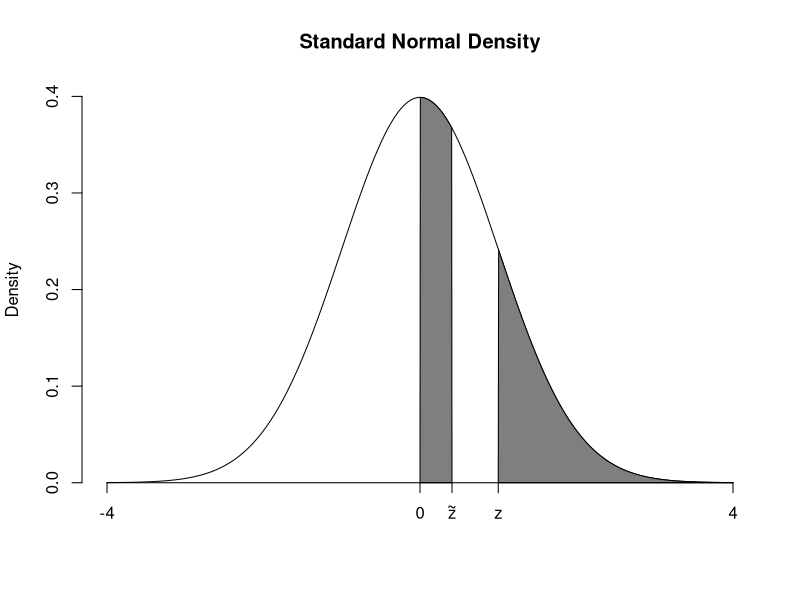

This figure's R source:
x <- seq(-4, 4, length=1000)
hx <- dnorm(x)
rb = 1
lb = qnorm(1.5-pnorm(rb))
plot(x, hx, type="l", lty=1, xlab="",
     ylab="Density", main="Standard Normal Density",axes=FALSE)
#abline(v=0,lty=2)
#abline(v=rb,lty=2,col=2)
#abline(v=lb,lty=2,col=3)
i = c(which(x>=0&x<=lb))
polygon(c(0,x[i],lb),c(0,hx[i],0),col='gray50')
i = c(which(x>=rb))
polygon(c(rb,x[i],4),c(0,hx[i],0),col='gray50')

axis(1,at = c(-4,0,lb,rb,4),labels = c("-4",'0',expression(tilde(z)),'z',"4"),pos=0)
axis(2)

